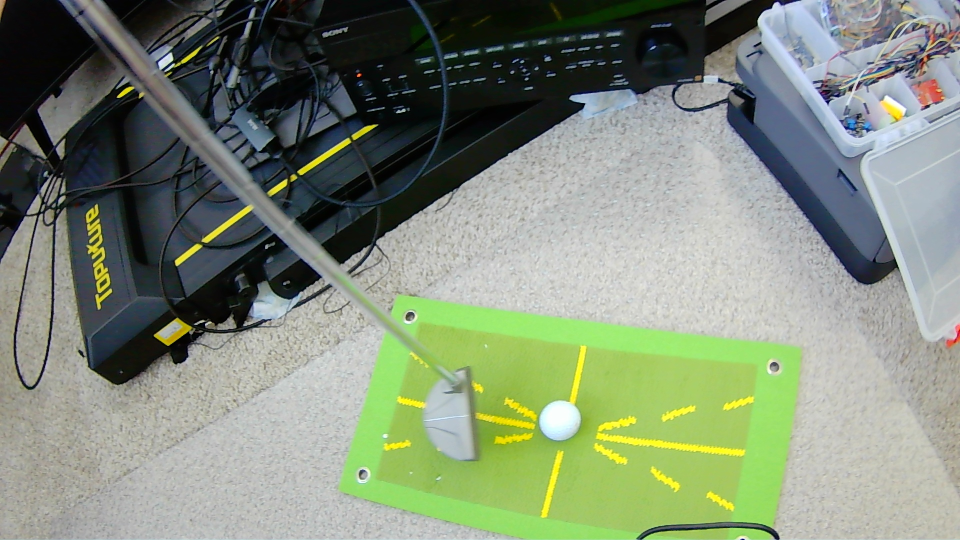
#> input picture python/runs/detect/predict/frame_000016.jpg, 1920 x 1080 px (shown at 1/2 size)
$ python -i detect_golf_ball.py   (imports and definitions only)
#> lines starting #> are read from the running program, lines starting #| are printed output that depends on the picture; after the words box and inside, x2 and y2 are one past the last pixel; in counts of white or black regions, pixels touching at a corner belong together
#> further down, picture is the input picture: shape (1080, 1920, 3); mean B, G, R 120.4, 139.9, 128.8
"""
Golf Ball Detection using YOLOv10

Detects golf balls (and optionally putters) on a golf green using
an ultralytics YOLOv10 model.  Supports:
  - Training on a custom dataset
  - Running inference on images / video / webcam
  - Exporting the trained model to ONNX for TensorRT conversion
"""

import argparse
import sys
import time
from pathlib import Path

import cv2
import numpy as np
from ultralytics import YOLO


# ── Class IDs ────────────────────────────────────────────────────────────────
CLASS_NAMES = {0: "golf_ball", 1: "putter"}
CLASS_COLORS = {0: (0, 255, 0), 1: (255, 0, 255)}  # BGR: green for ball, magenta for putter


def detect_ball_by_color(frame, min_radius=5, max_radius=80):
    """Detect the golf ball using color filtering (white blob on green surface).

    Returns a list of (cx, cy, radius) tuples for detected balls.
    Works best from an overhead camera looking at a green putting surface.
    """
#> called with min_radius = 5, max_radius = 80
    hsv = cv2.cvtColor(frame, cv2.COLOR_BGR2HSV)
#> hsv: shape (1080, 1920, 3); mean H, S, V 61.6, 63.4, 143.8

    # Step 1: Find the green putting surface to narrow the search area.
    # HSV range for green/yellow-green mat
    green_lo = np.array([25, 40, 40])
    green_hi = np.array([85, 255, 255])
    green_mask = cv2.inRange(hsv, green_lo, green_hi)
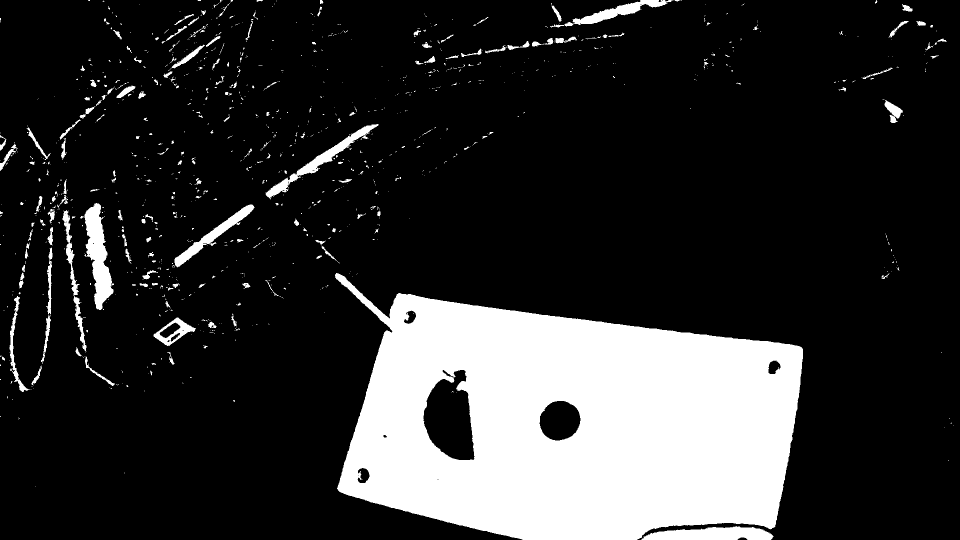
#> green_mask: shape (1080, 1920) (shown at 1/2 size); 18.7% white; 1136 white regions (941 under 20 px), largest, box (x1, y1, x2, y2) and area: (670, 546, 1606, 1080) 339537, (169, 406, 227, 620) 6308, (1283, 1052, 1547, 1080) 5323

    # Dilate the green mask to include the ball area sitting on the mat
    kernel = cv2.getStructuringElement(cv2.MORPH_ELLIPSE, (30, 30))
    green_region = cv2.dilate(green_mask, kernel, iterations=2)
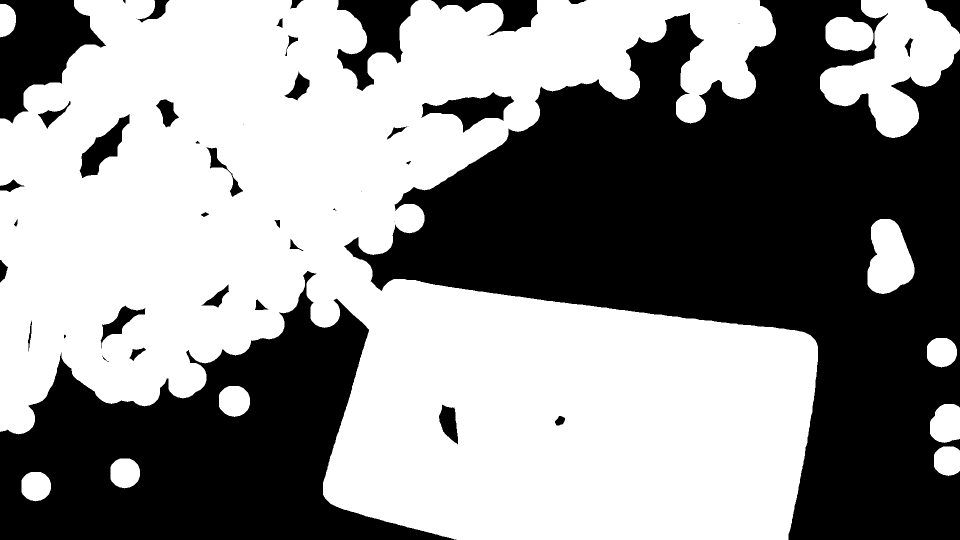
#> green_region: shape (1080, 1920) (shown at 1/2 size); 56.1% white; 45 black regions (8 under 20 px), largest, box (x1, y1, x2, y2) and area: (688, 0, 1920, 1080) 605328, (0, 542, 913, 1080) 230041, (0, 0, 212, 247) 28144

    # Step 2: Find white/bright areas (the golf ball)
    # White in HSV = low saturation, high value
    white_lo = np.array([0, 0, 180])
    white_hi = np.array([180, 60, 255])
    white_mask = cv2.inRange(hsv, white_lo, white_hi)
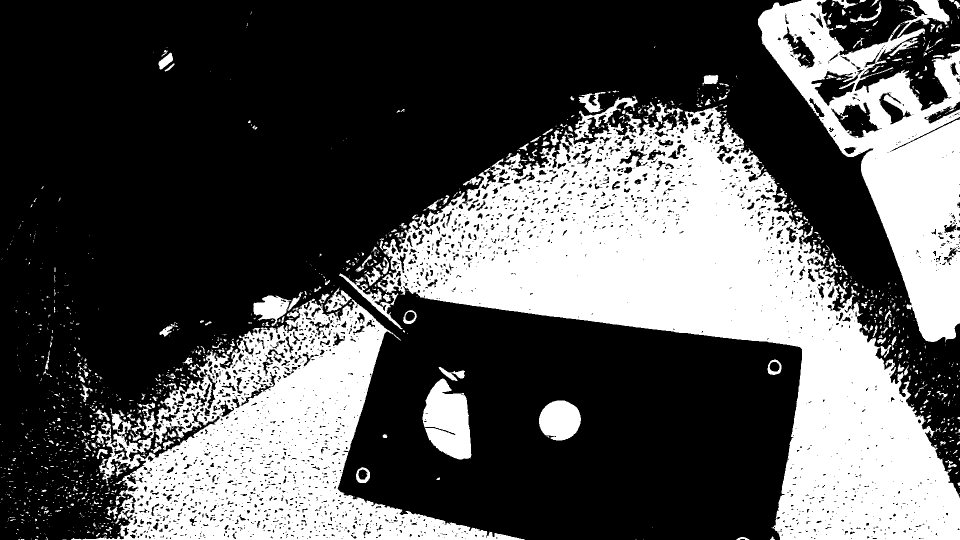
#> white_mask: shape (1080, 1920) (shown at 1/2 size); 33.4% white; 1536 white regions (1274 under 20 px), largest, box (x1, y1, x2, y2) and area: (755, 205, 1920, 1080) 366398, (142, 597, 1050, 1080) 168224, (1516, 0, 1920, 685) 107006

    # Only keep white areas near the green surface
    ball_mask = cv2.bitwise_and(white_mask, green_region)
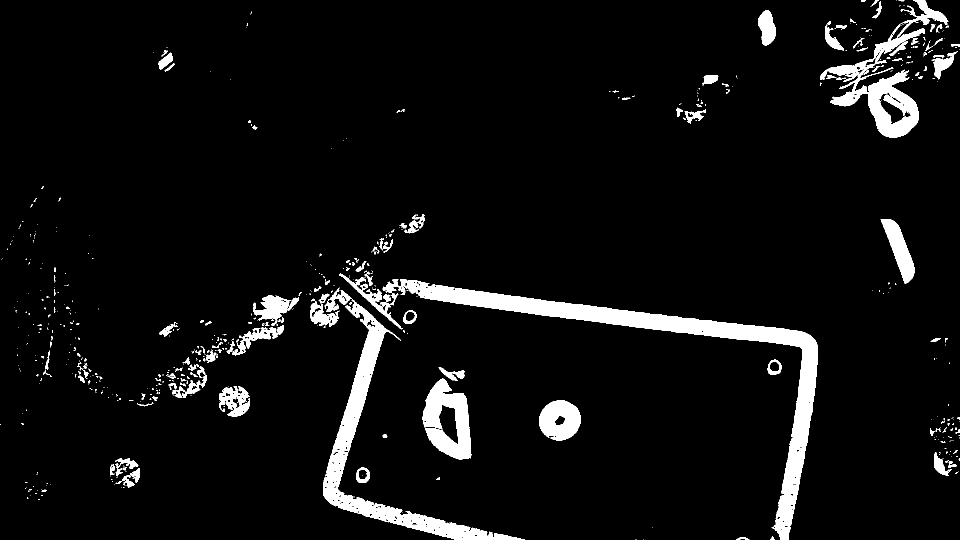
#> ball_mask: shape (1080, 1920) (shown at 1/2 size); 5.8% white; 643 white regions (508 under 20 px), largest, box (x1, y1, x2, y2) and area: (765, 558, 1636, 1080) 37475, (646, 599, 1050, 1080) 21462, (1640, 0, 1897, 276) 14644

    # Clean up noise
    ball_mask = cv2.morphologyEx(ball_mask, cv2.MORPH_OPEN,
                                  cv2.getStructuringElement(cv2.MORPH_ELLIPSE, (3, 3)))
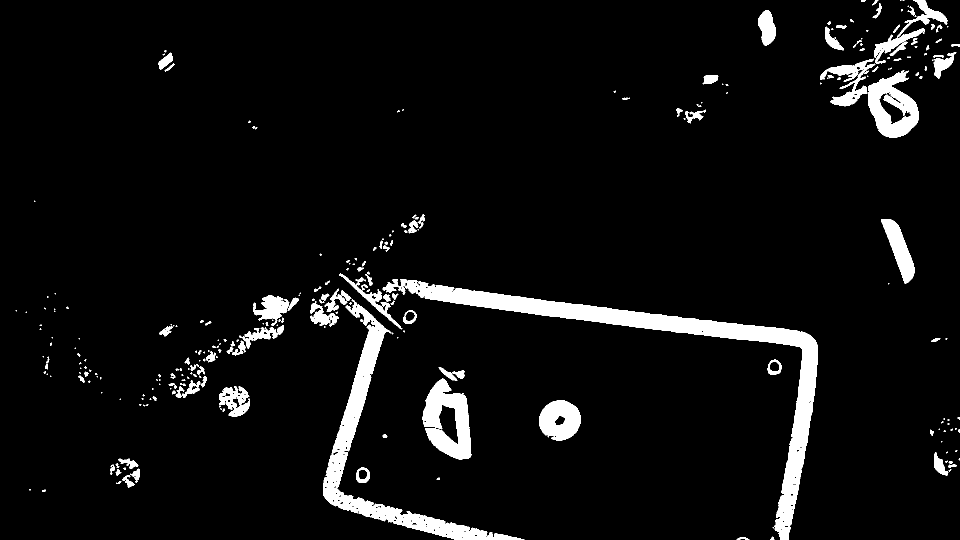
#> ball_mask: shape (1080, 1920) (shown at 1/2 size); 5.6% white; 281 white regions (147 under 20 px), largest, box (x1, y1, x2, y2) and area: (765, 558, 1636, 1080) 37373, (646, 599, 1049, 1080) 21281, (1640, 117, 1838, 276) 10852
    ball_mask = cv2.morphologyEx(ball_mask, cv2.MORPH_CLOSE,
                                  cv2.getStructuringElement(cv2.MORPH_ELLIPSE, (7, 7)))
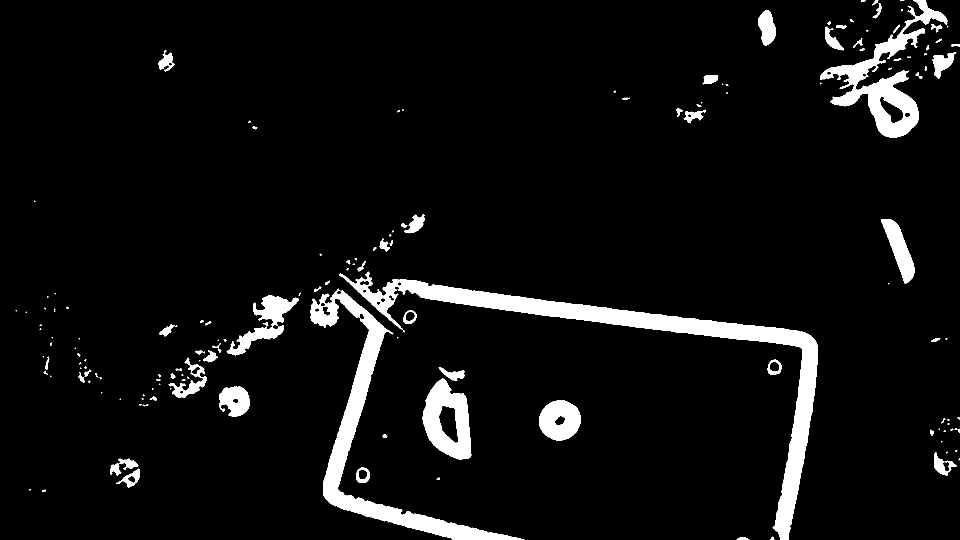
#> ball_mask: shape (1080, 1920) (shown at 1/2 size); 6% white; 154 white regions (73 under 20 px)

    # Step 3: Find circular contours
    contours, _ = cv2.findContours(ball_mask, cv2.RETR_EXTERNAL, cv2.CHAIN_APPROX_SIMPLE)
#> contours = 154 contours, 85 with area under 20; largest, box (x1, y1, x2, y2) and area: (678, 543, 1636, 1080) 39743, (621, 577, 1049, 1080) 24966, (1640, 0, 1896, 276) 16798, (845, 757, 943, 919) 10915, (1078, 801, 1162, 881) 5116

    detections = []
    for cnt in contours:
        area = cv2.contourArea(cnt)
        if area < min_radius * min_radius * 3:
            continue

        (cx, cy), radius = cv2.minEnclosingCircle(cnt)
        radius = int(radius)
        if radius < min_radius or radius > max_radius:
            continue

        # Check circularity: area vs enclosing circle area
        circularity = area / (np.pi * radius * radius) if radius > 0 else 0
        if circularity < 0.4:
            continue

        detections.append((int(cx), int(cy), radius))
#> this loop made 154 passes
#> (area, cx, cy, radius, circularity) on passes 1, 6, 7: (84, 1485.5, 1079, 12, 0.186), (699, 255.5, 952.5, 27, 0.305), (667, 725, 950.1, 16, 0.829)
#> after the loop, detections = [(725, 950, 16), (1887, 924, 26), (1119, 839, 42), (467, 802, 32), (1547, 734, 15), (420, 714, 14), (818, 634, 14), (769, 489, 13), (1357, 224, 8), (1420, 159, 17), (330, 121, 21), (1533, 55, 35)]

    # Sort by area (largest first) and return top candidates
    detections.sort(key=lambda d: d[2], reverse=True)
    return detections[:3]


# [265 lines left out: functions train, export_onnx, detect, live, build_arg_parser, main, not called in this run]


# [2 lines not run here, left out]

>>> import cv2
>>> picture = cv2.imread('runs/detect/predict/frame_000016.jpg')
>>> result = detect_ball_by_color(picture)
#> result = [(1119, 839, 42), (1533, 55, 35), (467, 802, 32)]

$ run again, on python/runs/detect/predict/frame_000018.jpg
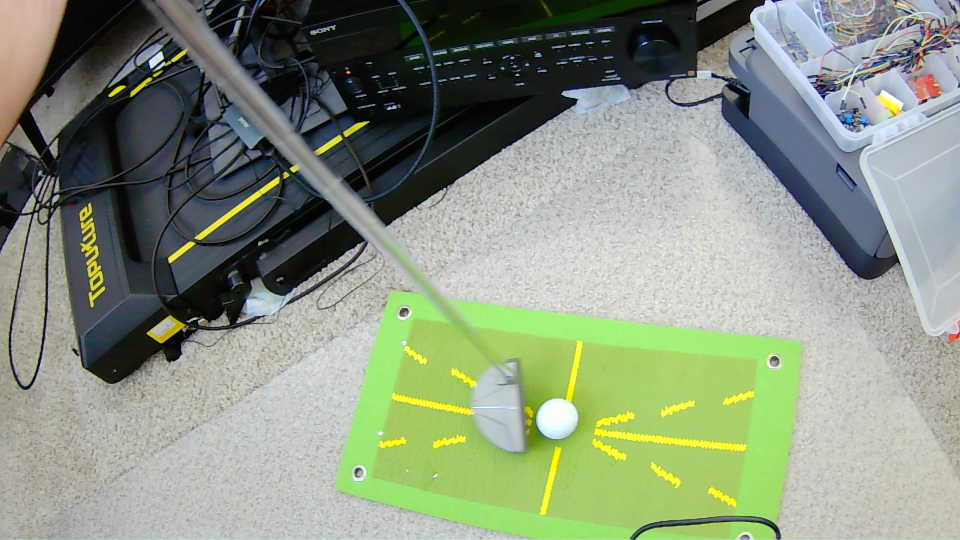
#> input picture python/runs/detect/predict/frame_000018.jpg, 1920 x 1080 px (shown at 1/2 size)
#> picture is the input picture: shape (1080, 1920, 3); mean B, G, R 128, 147.7, 137
#> hsv: shape (1080, 1920, 3); mean H, S, V 61, 58.7, 151.9
#> in detect_ball_by_color, `green_mask = cv2.inRange(hsv, green_lo, green_hi)`:
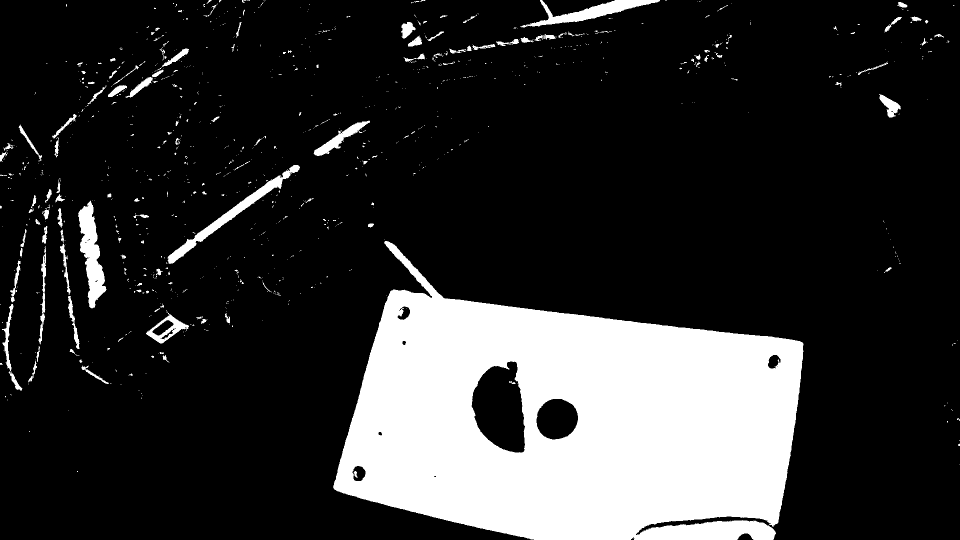
#> green_mask: shape (1080, 1920) (shown at 1/2 size); 19% white; 1021 white regions (871 under 20 px), largest, box (x1, y1, x2, y2) and area: (666, 482, 1607, 1080) 354764, (156, 401, 213, 617) 5848, (335, 330, 600, 528) 5100
#> green_region: shape (1080, 1920); 54.7% white; 44 black regions (12 under 20 px), largest, box (x1, y1, x2, y2) and area: (752, 0, 1920, 1080) 604807, (0, 464, 929, 1080) 250635, (0, 0, 282, 260) 32850
#> white_mask: shape (1080, 1920); 37.1% white; 1759 white regions (1396 under 20 px), largest, box (x1, y1, x2, y2) and area: (754, 181, 1920, 1080) 392992, (153, 484, 1073, 1080) 198902, (1500, 0, 1920, 682) 111236
#> in detect_ball_by_color, `ball_mask = cv2.morphologyEx(ball_mask, cv2.MORPH_CLOSE, cv2.getStruct..`:
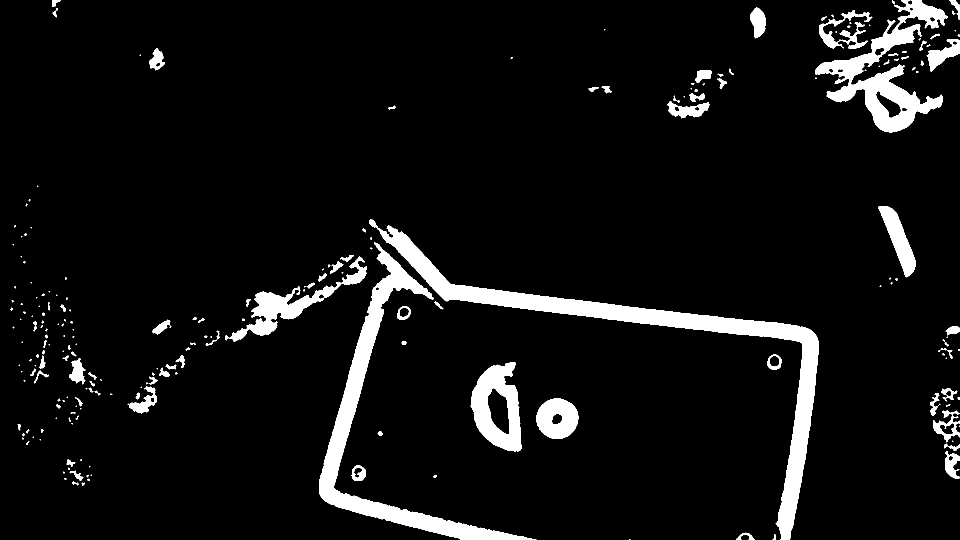
#> ball_mask: shape (1080, 1920) (shown at 1/2 size); 6.7% white; 221 white regions (113 under 20 px)
#> contours = 221 contours, 134 with area under 20; largest, box (x1, y1, x2, y2) and area: (738, 438, 1637, 1080) 39432, (638, 484, 1073, 1080) 27146, (1630, 0, 1896, 265) 20769, (941, 724, 1043, 903) 12628, (450, 513, 734, 683) 8013
#> the loop in detect_ball_by_color, `for cnt in contours:` made 221 passes
#> (area, cx, cy, radius, circularity) on passes 3, 12, 15: (158.5, 1490.5, 1078.5, 18, 0.156), (151.5, 152.5, 949.5, 14, 0.246), (682.5, 716, 946.5, 16, 0.849)
#> after the loop in detect_ball_by_color, `for cnt in contours:`: detections = [(716, 946, 16), (141, 924, 8), (1897, 851, 33), (1114, 836, 42), (1898, 786, 16), (328, 745, 11), (161, 742, 26), (1548, 723, 15), (1905, 660, 14), (806, 626, 15), (1213, 178, 10), (1407, 152, 18), (312, 118, 22), (1512, 45, 30)]
#> result = [(1114, 836, 42), (1897, 851, 33), (1512, 45, 30)]
